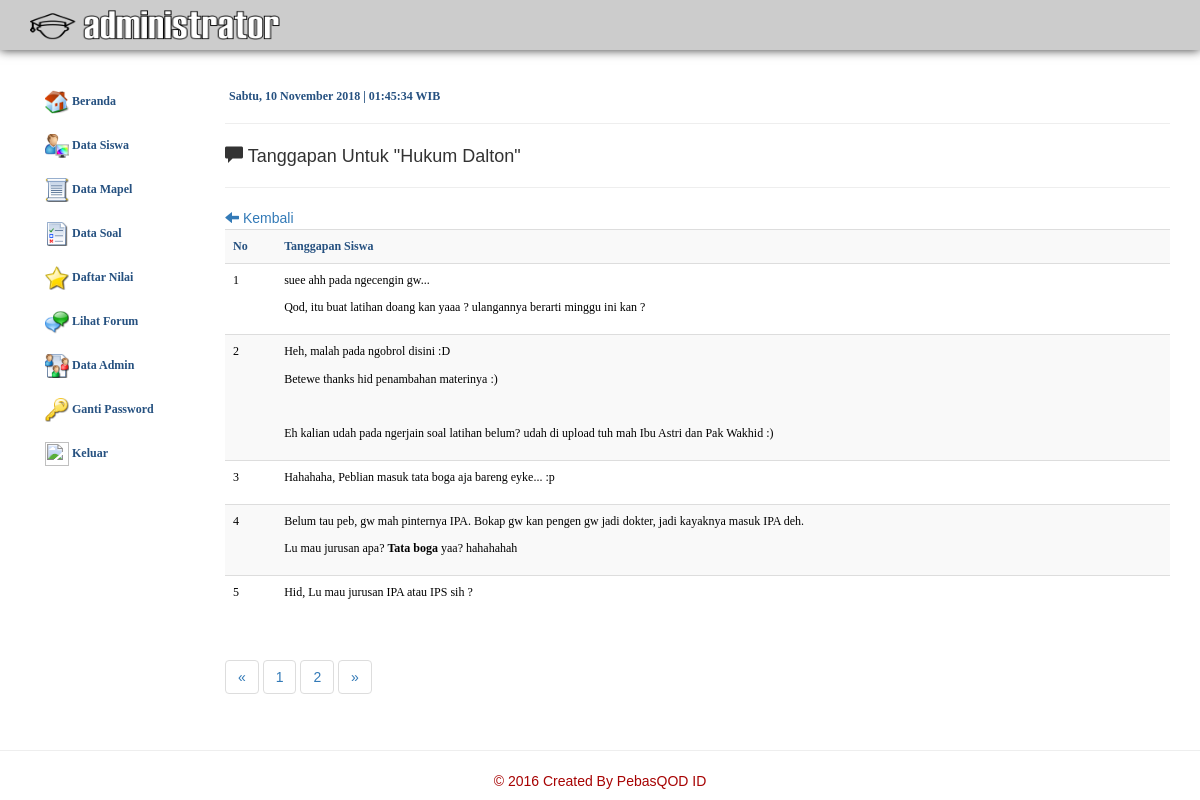
The page /admin/index.php?module=data-forum&action=tanggapan&id=43 (signed in) on the database its author committed.
### tables this page shows
CREATE TABLE IF NOT EXISTS `topik` (
  `id_topik` int(11) NOT NULL AUTO_INCREMENT,
  `kategori` varchar(3) NOT NULL,
  `judul_topik` varchar(100) NOT NULL,
  `nis` varchar(8) NOT NULL,
  `tgl_posting` date NOT NULL,
  `jam_posting` time NOT NULL,
  `isi_topik` text NOT NULL,
  `jumlah_tanggapan` double NOT NULL,
  PRIMARY KEY (`id_topik`)
);

CREATE TABLE IF NOT EXISTS `tanggapan` (
  `id_tanggapan` int(11) NOT NULL AUTO_INCREMENT,
  `id_topik` int(11) NOT NULL,
  `nis` varchar(8) NOT NULL,
  `tgl_posting` date NOT NULL,
  `jam_posting` time NOT NULL,
  `isi` text NOT NULL,
  PRIMARY KEY (`id_tanggapan`)
);

### admin/modul/mod_forum/forum.php (the view, shortened to what this page needs)
<?php
switch($_GET[action])
{
?>
<?php
case "tanggapan":
?>
<?php
$query = mysql_query ("SELECT * FROM topik WHERE id_topik = '$_GET[id]'");
$data = mysql_fetch_array($query);
?>
<hr>
<h4><span class="glyphicon glyphicon-comment"></span> Tanggapan Untuk "<?php echo $data[judul_topik];?>"</h4>
<hr>
<?php
echo" <a href=javascript:history.go(-1)><span class='glyphicon glyphicon-arrow-left'></span> Kembali</a> ";
?>
<table class="table table-striped">
<tr class='judul'>
		<th>No</th>
		<th>Tanggapan Siswa</th>
</tr>
<?php
$per_hal = 5;
$jumlah_record = mysql_query ("SELECT COUNT(*) FROM tanggapan");
$jum = mysql_result($jumlah_record, 0);
$halaman = ceil($jum/$per_hal);
$page = (isset($_GET['page'])) ? (int)$_GET['page'] : 1;
$start = ($page - 1) * $per_hal;
$query2 = mysql_query ("SELECT isi FROM tanggapan WHERE id_topik = '$_GET[id]' ORDER BY id_tanggapan DESC LIMIT $start, $per_hal");
$no = 1;
while ($data2 = mysql_fetch_array($query2))
{
?>
<tr class='konten'>
	<td><?php echo $no;?></td>
	<td><?php echo $data2[isi];?></td>
</tr>
<?php
$no++;
}
echo"</table>";
?>
<ul class="pagination">
	<li><a href="?module=data-forum&action=tanggapan&id=<?php echo $_GET['id'];?>&page=<?php echo $page -1 ?>"> &laquo; </a></li>
</ul>
<?php
for($x=1;$x<=$halaman;$x++)
{
	?>
	<ul class="pagination">
		<li><a href="?module=data-forum&action=tanggapan&id=<?php echo $_GET['id'];?>&page=<?php echo $x ?>"><?php echo $x ?></a></li>
	</ul>
	<?php
}
?>
<ul class="pagination">
	<li><a href="?module=data-forum&action=tanggapan&id=<?php echo $_GET['id'];?>&page=<?php echo $page +1 ?>"> &raquo; </a></li>
</ul>
<?php
break;
?>
<?php
}
?>

### css/layout.css (style rules this page uses)
body { background:#fff; font-family:Arial, Helvetica, sans-serif; font-size:14px; line-height:1.5em; }
.judul { font-family:Tahoma; font-size:12px; font-weight:bold; color:#265180; padding-left:4px; }
.konten { font-family:Tahoma; font-size:12px; color:#000; padding-left:4px; }

### rows shown on the page
topik: judul_topik "Hukum Dalton"
tanggapan: isi "suee ahh pada ngecengin gw... Qod, itu buat latihan doang kan yaaa ? ulangannya berarti minggu ini kan ?"
tanggapan: isi "Heh, malah pada ngobrol disini :D Betewe thanks hid penambahan materinya :) Eh kalian udah pada ngerjain soal latihan belum? udah di upload tuh mah Ibu Astri dan Pak Wakhid :)"
tanggapan: isi "Hahahaha, Peblian masuk tata boga aja bareng eyke... :p"
tanggapan: isi "Belum tau peb, gw mah pinternya IPA. Bokap gw kan pengen gw jadi dokter, jadi kayaknya masuk IPA deh. Lu mau jurusan apa? Tata boga yaa? hahahahah"
tanggapan: isi "Hid, Lu mau jurusan IPA atau IPS sih ?"

### other values the page prints
$hari_ini "Sabtu"
